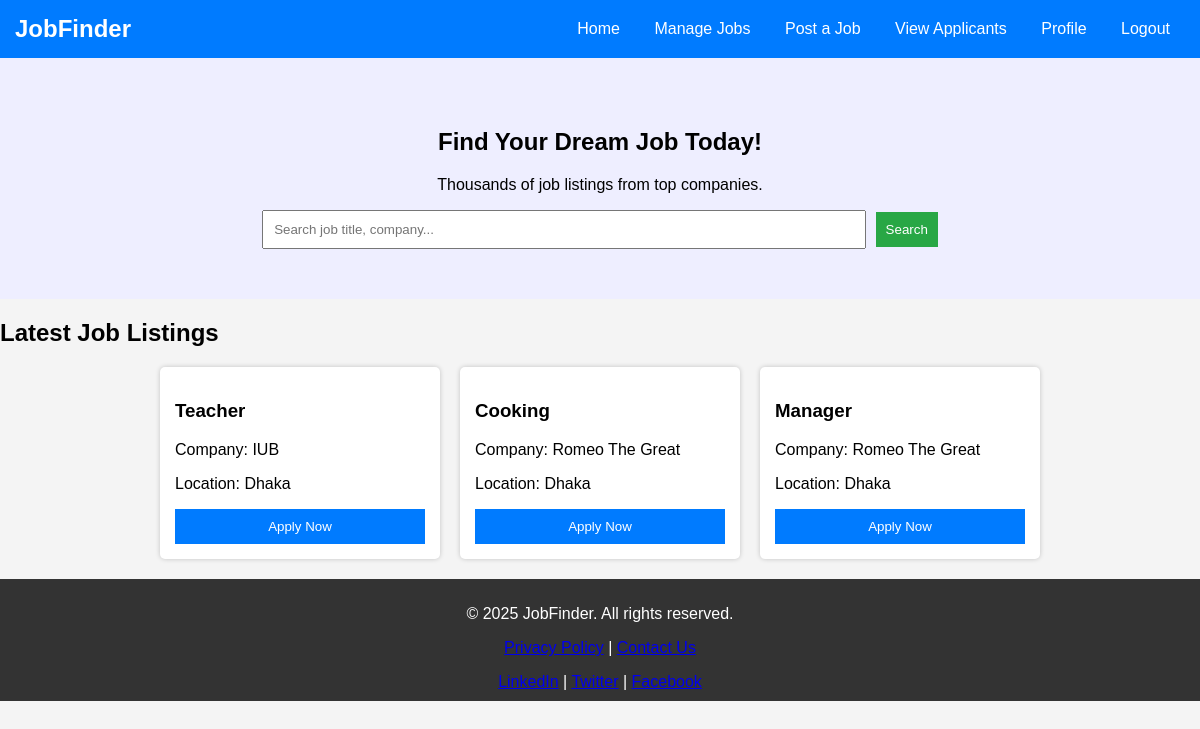
Screenshot of /job_giver.php (signed in) with the database file from the repository.
### tables this page shows
CREATE TABLE `jobs` (
  `id` int(11) NOT NULL,
  `title` varchar(255) NOT NULL,
  `company` varchar(255) NOT NULL,
  `location` varchar(255) NOT NULL,
  `description` text NOT NULL,
  `posted_by` int(11) NOT NULL,
  `created_at` timestamp NOT NULL DEFAULT current_timestamp()
);

### job_giver.php (the view, shortened to what this page needs)
<?php
include 'config.php';
$jobs_query = "SELECT id, title, company, location FROM jobs ORDER BY created_at DESC LIMIT 10";
$jobs_result = $conn->query($jobs_query);
$jobs = [];
while ($job = $jobs_result->fetch_assoc()) {
    $jobs[] = $job;
}
?>
<!DOCTYPE html>
<html lang="en">
<head>
    <link rel="stylesheet" href="home.css">
</head>
<body>
<header>
    <div class="logo">JobFinder</div>
    <nav>
        <a href="job_giver.php">Home</a>
        <a href="manage-jobs.php">Manage Jobs</a>
        <a href="post-job.php">Post a Job</a>
        <a href="view-applicants.php">View Applicants</a>
        <a href="giverprofile.php">Profile</a>
        <a href="logout.php">Logout</a>
    </nav>
</header>
<main>
    <section class="hero">
        <h1>Find Your Dream Job Today!</h1>
        <p>Thousands of job listings from top companies.</p>
        <div class="search-bar">
            <input type="text" id="job-search" placeholder="Search job title, company...">
            <button id="search-btn">Search</button>
        </div>
    </section>
    <h2>Latest Job Listings</h2>
    <div class="job-listings" id="job-listings">
        <?php foreach ($jobs as $job): ?>
            <div class="job-card">
                <h3><?= htmlspecialchars($job['title']) ?></h3>
                <p>Company: <?= htmlspecialchars($job['company']) ?></p>
                <p>Location: <?= htmlspecialchars($job['location']) ?></p>
                <button class="apply-btn" data-job-id="<?= $job['id'] ?>">Apply Now</button>
            </div>
        <?php endforeach; ?>
    </div>
</main>
<footer>
    <p>© 2025 JobFinder. All rights reserved.</p>
    <p><a href="#">Privacy Policy</a> | <a href="#">Contact Us</a></p>
    <div class="social-links">
        <a href="#">LinkedIn</a> | <a href="#">Twitter</a> | <a href="#">Facebook</a>
    </div>
</footer>
</body>
</html>

### home.css (style rules this page uses)
body { font-family: Arial, sans-serif; margin: 0; padding: 0; background-color: #f4f4f4; }
header { background: #007bff; color: white; padding: 15px; display: flex; justify-content: space-between; align-items: center; }
.logo { font-size: 24px; font-weight: bold; }
nav a { color: white; text-decoration: none; margin: 0 15px; }
.hero { text-align: center; padding: 50px 20px; background: #eef; }
.search-bar input { padding: 10px; width: 50%; margin-right: 5px; }
.search-bar button { padding: 10px; background: #28a745; color: white; border: none; cursor: pointer; }
.job-listings { display: flex; justify-content: center; gap: 20px; margin-top: 20px; }
.job-card { background: white; padding: 15px; border-radius: 5px; box-shadow: 0px 0px 5px rgba(0, 0, 0, 0.2); width: 250px; text-align: left; }
.job-card button { background: #007bff; color: white; border: none; padding: 10px; width: 100%; cursor: pointer; }
footer { text-align: center; padding: 10px; background: #333; color: white; margin-top: 20px; }

### rows the page displays
jobs: title "Teacher", company "IUB", location "Dhaka"
jobs: title "Cooking", company "Romeo The Great", location "Dhaka"
jobs: title "Manager", company "Romeo The Great", location "Dhaka"
